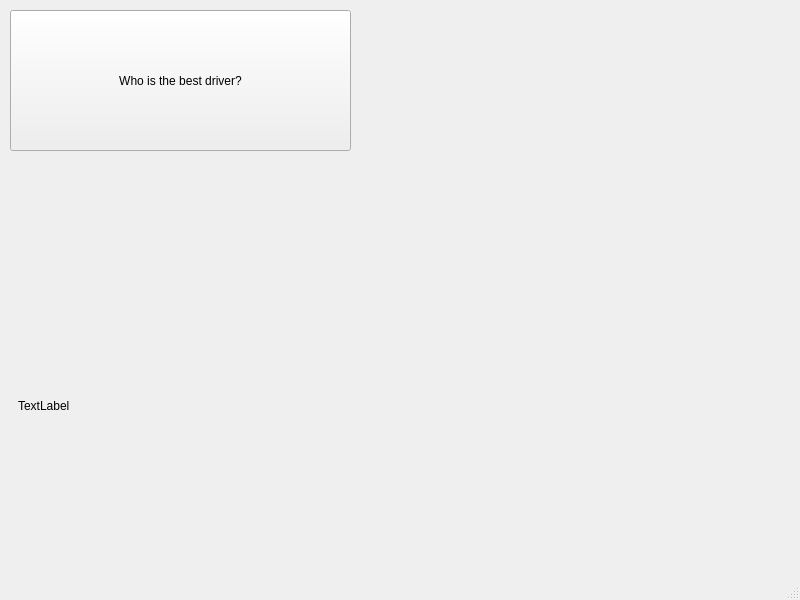
<?xml version="1.0" encoding="UTF-8"?>
<ui version="4.0">
 <class>MainWindow</class>
 <widget class="QMainWindow" name="MainWindow">
  <property name="geometry">
   <rect>
    <x>0</x>
    <y>0</y>
    <width>800</width>
    <height>600</height>
   </rect>
  </property>
  <property name="windowTitle">
   <string>MainWindow</string>
  </property>
  <widget class="QWidget" name="centralwidget">
   <widget class="QPushButton" name="pushButton">
    <property name="geometry">
     <rect>
      <x>10</x>
      <y>10</y>
      <width>341</width>
      <height>141</height>
     </rect>
    </property>
    <property name="text">
     <string>Who is the best driver?</string>
    </property>
   </widget>
   <widget class="QLabel" name="label">
    <property name="geometry">
     <rect>
      <x>10</x>
      <y>160</y>
      <width>331</width>
      <height>131</height>
     </rect>
    </property>
    <property name="text">
     <string/>
    </property>
    <property name="alignment">
     <set>Qt::AlignCenter</set>
    </property>
   </widget>
   <widget class="QLabel" name="image">
    <property name="geometry">
     <rect>
      <x>480</x>
      <y>30</y>
      <width>281</width>
      <height>521</height>
     </rect>
    </property>
    <property name="text">
     <string/>
    </property>
   </widget>
   <widget class="QLabel" name="logo">
    <property name="geometry">
     <rect>
      <x>18</x>
      <y>285</y>
      <width>351</width>
      <height>241</height>
     </rect>
    </property>
    <property name="text">
     <string>TextLabel</string>
    </property>
   </widget>
  </widget>
  <widget class="QMenuBar" name="menubar">
   <property name="geometry">
    <rect>
     <x>0</x>
     <y>0</y>
     <width>800</width>
     <height>21</height>
    </rect>
   </property>
  </widget>
  <widget class="QStatusBar" name="statusbar"/>
 </widget>
 <resources/>
 <connections/>
</ui>
